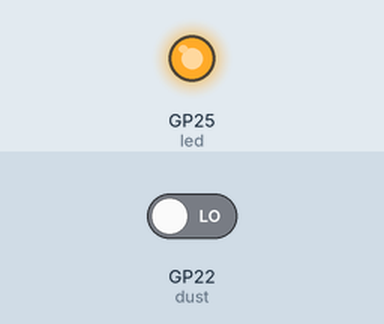
Recording of a program running on a simulated Raspberry Pi Pico running MicroPython. On the bench: output pins drawn as LEDs (lit = HIGH). The test bench sets the inputs (shaded band); at power-on: GP22 (dust) LOW. The interpreter's speed is modelled, so counts of loop turns are approximate; library files of the repository ran but are not shown: 1 file(s); what the program prints to the serial console is not drawn.

Above: at 1.2 s.
1.3 s: GP22 (dust) driven HIGH
At 2.0 s:
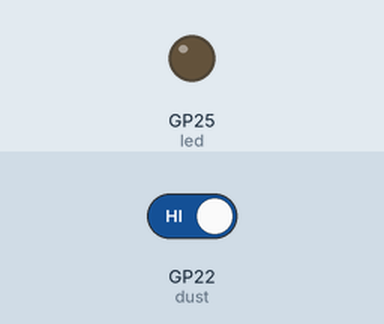
2.8 s: GP22 (dust) driven LOW
At 3.1 s:
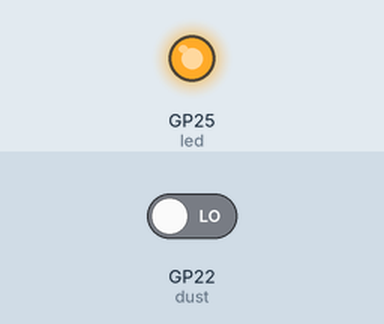
Timing chart, 0 to 5.8 s (numbered marks = the images above; inputs shaded):
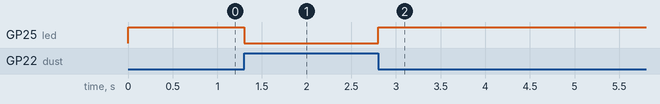

Measured:
- after the input at 1.3 s, GP25 (led): HIGH → LOW at once
- after the input at 2.8 s, GP25 (led): LOW → HIGH at once

The program:

main.py
```python
#
# ダストセンサー動作検証 pi pico microPython
# 2021-05-10  YAMATEC
#
import os
import math
from machine import Pin
import utime

led = Pin(25, Pin.OUT)
sensor_temp = machine.ADC(4)
conversion_factor = 3.3 / (65535)

DPIN = 22       #pi pico No.29 pin(GP22) , No.1 pin(GP0)
dust = Pin(DPIN, Pin.IN)

print("dust sense start")

#パルス幅計測
def pulseIn(DPIN, sampletime ):
    start_pulse = 0   #low level
    end_pulse = 1     #high level
    pulse_ttl = 0
    st = utime.ticks_ms()
    while utime.ticks_ms()-st < sampletime:
        t_start = st
        while (dust.value() == end_pulse) and (utime.ticks_ms()-st < sampletime):
            t_start = utime.ticks_ms()
        led.value(1)
        t_end = utime.ticks_ms()
        while (dust.value() == start_pulse) and (utime.ticks_ms()-st < sampletime):
            t_end = utime.ticks_ms()
        pulse_ttl += t_end - t_start
        led.value(0)
    return pulse_ttl

#単位をμg/m3に変換
def pcs2ugm3(pcs):
    pi = 3.14159
    density = 1.65 * pow (10, 12)   # 全粒子密度(1.65E12μg/m3)
    r25 = 0.44 * pow (10, -6)       # PM2.5粒子の半径(0.44μm)
    vol25 = (4.0/3.0) * pi * pow (r25, 3)
    mass25 = density * vol25        # μg
    K = 3531.5                      # per m3
    return pcs * K * mass25         # μg/m^3に変換して返す

#ダスト計測
def get_dust(DPIN):
    t0 = utime.ticks_ms()
    t = 0
    ts = 30 *1000 # サンプリング時間(ms)
    while True:
        t = pulseIn(DPIN, ts)       # LOW状態の時間tを求める
        if (t > ts):
            print("Time over")
            break
        else:
            ratio = (100*t)/ts      # LOWの割合[0-100%]
            concent = 1.1 * pow(ratio,3) - 3.8 * pow(ratio,2) + 520 * ratio + 0.62  # ほこりの濃度を算出
            print("Dust:", round(concent,2), "[pcs/0.01cf] / ", end="")
            print("PM2.5:", round(pcs2ugm3(concent),2), "[ug/m3] / ", end="")
            print(t, "[msec] / ", end="")
            print(round(ratio,2), "[%] / ", end="")
            reading = sensor_temp.read_u16() * conversion_factor
            temperature = 27 - (reading - 0.706)/0.001721
            print("Temp:", round(temperature,2), "[*C]")
            break

while True:
#    utime.sleep(1.0)
#    led.value(1)
#    utime.sleep(1.0)
#    led.value(0)
    get_dust(DPIN)
```
